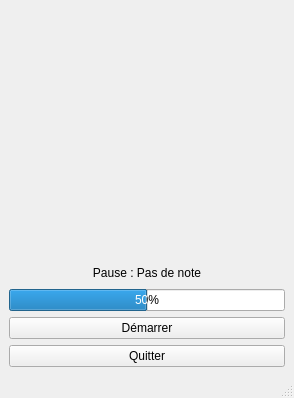
<?xml version="1.0" encoding="UTF-8"?>
<ui version="4.0">
 <class>Accordeur</class>
 <widget class="QMainWindow" name="Accordeur">
  <property name="geometry">
   <rect>
    <x>0</x>
    <y>0</y>
    <width>294</width>
    <height>398</height>
   </rect>
  </property>
  <property name="windowTitle">
   <string>Accordeur</string>
  </property>
  <widget class="QWidget" name="centralwidget">
   <layout class="QVBoxLayout" name="verticalLayout">
    <item>
     <widget class="MplWidget" name="Courbe" native="true"/>
    </item>
    <item>
     <widget class="QLabel" name="Note">
      <property name="maximumSize">
       <size>
        <width>16777215</width>
        <height>20</height>
       </size>
      </property>
      <property name="text">
       <string>Pause : Pas de note</string>
      </property>
      <property name="alignment">
       <set>Qt::AlignCenter</set>
      </property>
     </widget>
    </item>
    <item>
     <widget class="QProgressBar" name="Ajustement">
      <property name="minimum">
       <number>-50</number>
      </property>
      <property name="maximum">
       <number>50</number>
      </property>
      <property name="value">
       <number>0</number>
      </property>
     </widget>
    </item>
    <item>
     <widget class="QPushButton" name="Demarrer">
      <property name="text">
       <string>Démarrer</string>
      </property>
     </widget>
    </item>
    <item>
     <widget class="QPushButton" name="Quitter">
      <property name="text">
       <string>Quitter</string>
      </property>
     </widget>
    </item>
   </layout>
  </widget>
  <widget class="QStatusBar" name="statusbar"/>
 </widget>
 <customwidgets>
  <customwidget>
   <class>MplWidget</class>
   <extends>QWidget</extends>
   <header>mplwidget</header>
   <container>1</container>
  </customwidget>
 </customwidgets>
 <resources/>
 <connections/>
</ui>
